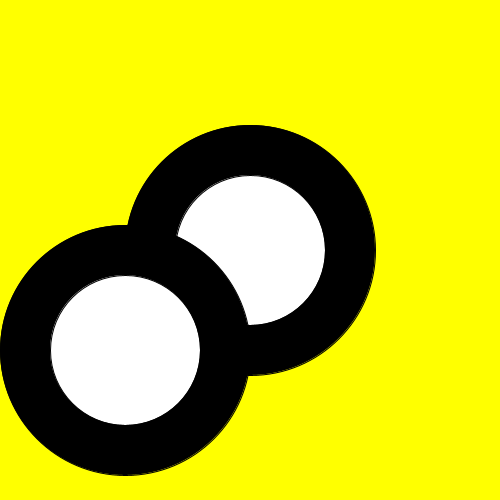
Frame 1 (no input)
Frame 60 (the mouse pressed at the canvas centre just before this capture): identical to frame 1, image omitted
Frame 120 (the mouse held since frame 60 and released just before this capture): identical to frame 1, image omitted

The Processing sketch that drew this single still picture (run headless with seeded random() and noise(); from frame 60 on, the mouse is pressed at the canvas centre):

// Processing sketch: p_02
// ── p_02.pde
void setup(){
 size(500,500);
 textSize(30);
}

void draw(){
  background(255,255,0);
  personagem(250,250);
  personagem(125,350);
  // circle(width/2,height/2,250);
  // circle(width/2,height/2,250);
  // println(mouseX+":"+mouseY);
  // fill(0);
  // text(mouseX+":"+mouseY,10,50);
}

// ── personagens.pde
void personagem(int xp, int yp){
  fill(0);
  circle(xp,yp,250);
  fill(255);
  circle(xp,yp,150);
}
